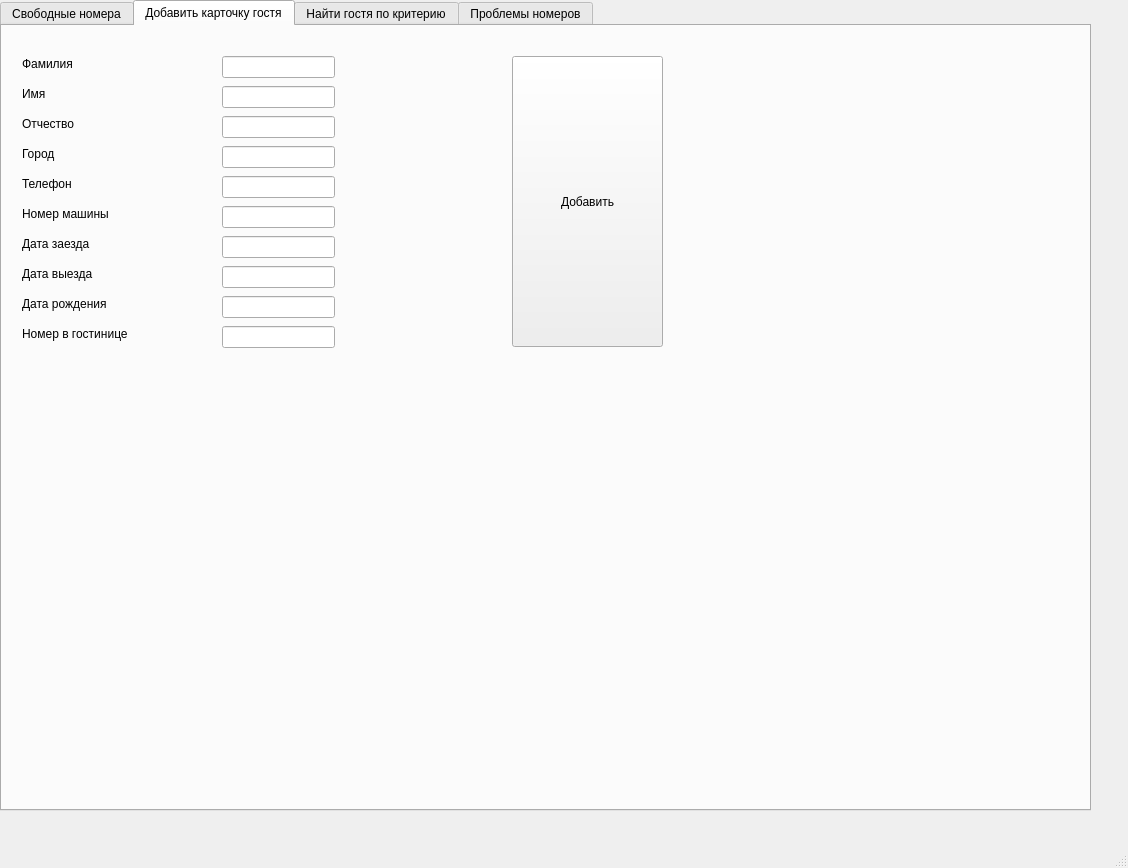
<?xml version="1.0" encoding="UTF-8"?>
<ui version="4.0">
 <class>MainWindow</class>
 <widget class="QMainWindow" name="MainWindow">
  <property name="geometry">
   <rect>
    <x>0</x>
    <y>0</y>
    <width>1128</width>
    <height>868</height>
   </rect>
  </property>
  <property name="windowTitle">
   <string>Личный кабинет администратора</string>
  </property>
  <widget class="QWidget" name="centralwidget">
   <widget class="QTabWidget" name="tabWidget">
    <property name="geometry">
     <rect>
      <x>0</x>
      <y>0</y>
      <width>1091</width>
      <height>811</height>
     </rect>
    </property>
    <property name="sizePolicy">
     <sizepolicy hsizetype="Expanding" vsizetype="Expanding">
      <horstretch>0</horstretch>
      <verstretch>0</verstretch>
     </sizepolicy>
    </property>
    <property name="layoutDirection">
     <enum>Qt::LeftToRight</enum>
    </property>
    <property name="tabPosition">
     <enum>QTabWidget::North</enum>
    </property>
    <property name="tabShape">
     <enum>QTabWidget::Rounded</enum>
    </property>
    <property name="currentIndex">
     <number>1</number>
    </property>
    <widget class="QWidget" name="tab_2">
     <attribute name="title">
      <string>Свободные номера</string>
     </attribute>
     <widget class="QLabel" name="label_10">
      <property name="geometry">
       <rect>
        <x>30</x>
        <y>50</y>
        <width>211</width>
        <height>16</height>
       </rect>
      </property>
      <property name="text">
       <string>Дата заезда - Дата выезда</string>
      </property>
     </widget>
     <widget class="QPushButton" name="pushButton_2">
      <property name="geometry">
       <rect>
        <x>810</x>
        <y>50</y>
        <width>241</width>
        <height>51</height>
       </rect>
      </property>
      <property name="text">
       <string>Показать</string>
      </property>
     </widget>
     <widget class="QTableWidget" name="tableWidget_2">
      <property name="geometry">
       <rect>
        <x>30</x>
        <y>110</y>
        <width>1021</width>
        <height>551</height>
       </rect>
      </property>
      <property name="lineWidth">
       <number>1</number>
      </property>
     </widget>
     <widget class="QWidget" name="layoutWidget">
      <property name="geometry">
       <rect>
        <x>250</x>
        <y>50</y>
        <width>521</width>
        <height>49</height>
       </rect>
      </property>
      <layout class="QVBoxLayout" name="verticalLayout">
       <item>
        <widget class="QLineEdit" name="lineEdit_10"/>
       </item>
       <item>
        <widget class="QLabel" name="label_11">
         <property name="text">
          <string>Формат: ДД/ММ - ДД/ММ</string>
         </property>
         <property name="textFormat">
          <enum>Qt::AutoText</enum>
         </property>
         <property name="alignment">
          <set>Qt::AlignCenter</set>
         </property>
        </widget>
       </item>
      </layout>
     </widget>
     <widget class="QPushButton" name="pushButton_4">
      <property name="geometry">
       <rect>
        <x>30</x>
        <y>690</y>
        <width>481</width>
        <height>71</height>
       </rect>
      </property>
      <property name="text">
       <string>Забронировать</string>
      </property>
     </widget>
     <widget class="QPushButton" name="pushButton_5">
      <property name="geometry">
       <rect>
        <x>570</x>
        <y>690</y>
        <width>481</width>
        <height>71</height>
       </rect>
      </property>
      <property name="text">
       <string>Отменить бронирование</string>
      </property>
     </widget>
    </widget>
    <widget class="QWidget" name="tab_5">
     <attribute name="title">
      <string>Добавить карточку гостя</string>
     </attribute>
     <widget class="QLineEdit" name="lineEdit">
      <property name="geometry">
       <rect>
        <x>220</x>
        <y>30</y>
        <width>113</width>
        <height>22</height>
       </rect>
      </property>
     </widget>
     <widget class="QLineEdit" name="lineEdit_2">
      <property name="geometry">
       <rect>
        <x>220</x>
        <y>60</y>
        <width>113</width>
        <height>22</height>
       </rect>
      </property>
     </widget>
     <widget class="QLineEdit" name="lineEdit_3">
      <property name="geometry">
       <rect>
        <x>220</x>
        <y>90</y>
        <width>113</width>
        <height>22</height>
       </rect>
      </property>
     </widget>
     <widget class="QLineEdit" name="lineEdit_4">
      <property name="geometry">
       <rect>
        <x>220</x>
        <y>120</y>
        <width>113</width>
        <height>22</height>
       </rect>
      </property>
     </widget>
     <widget class="QLineEdit" name="lineEdit_5">
      <property name="geometry">
       <rect>
        <x>220</x>
        <y>150</y>
        <width>113</width>
        <height>22</height>
       </rect>
      </property>
     </widget>
     <widget class="QLabel" name="label">
      <property name="geometry">
       <rect>
        <x>20</x>
        <y>30</y>
        <width>181</width>
        <height>16</height>
       </rect>
      </property>
      <property name="text">
       <string>Фамилия</string>
      </property>
     </widget>
     <widget class="QLabel" name="label_2">
      <property name="geometry">
       <rect>
        <x>20</x>
        <y>60</y>
        <width>181</width>
        <height>16</height>
       </rect>
      </property>
      <property name="text">
       <string>Имя</string>
      </property>
     </widget>
     <widget class="QLabel" name="label_3">
      <property name="geometry">
       <rect>
        <x>20</x>
        <y>90</y>
        <width>181</width>
        <height>16</height>
       </rect>
      </property>
      <property name="text">
       <string>Отчество</string>
      </property>
     </widget>
     <widget class="QLabel" name="label_4">
      <property name="geometry">
       <rect>
        <x>20</x>
        <y>120</y>
        <width>181</width>
        <height>16</height>
       </rect>
      </property>
      <property name="text">
       <string>Город</string>
      </property>
     </widget>
     <widget class="QLabel" name="label_5">
      <property name="geometry">
       <rect>
        <x>20</x>
        <y>150</y>
        <width>181</width>
        <height>16</height>
       </rect>
      </property>
      <property name="text">
       <string>Телефон</string>
      </property>
     </widget>
     <widget class="QLineEdit" name="lineEdit_6">
      <property name="geometry">
       <rect>
        <x>220</x>
        <y>180</y>
        <width>113</width>
        <height>22</height>
       </rect>
      </property>
     </widget>
     <widget class="QLabel" name="label_6">
      <property name="geometry">
       <rect>
        <x>20</x>
        <y>180</y>
        <width>181</width>
        <height>16</height>
       </rect>
      </property>
      <property name="text">
       <string>Номер машины</string>
      </property>
     </widget>
     <widget class="QLineEdit" name="lineEdit_7">
      <property name="geometry">
       <rect>
        <x>220</x>
        <y>210</y>
        <width>113</width>
        <height>22</height>
       </rect>
      </property>
     </widget>
     <widget class="QLabel" name="label_7">
      <property name="geometry">
       <rect>
        <x>20</x>
        <y>240</y>
        <width>181</width>
        <height>16</height>
       </rect>
      </property>
      <property name="text">
       <string>Дата выезда</string>
      </property>
     </widget>
     <widget class="QLineEdit" name="lineEdit_8">
      <property name="geometry">
       <rect>
        <x>220</x>
        <y>240</y>
        <width>113</width>
        <height>22</height>
       </rect>
      </property>
     </widget>
     <widget class="QLabel" name="label_8">
      <property name="geometry">
       <rect>
        <x>20</x>
        <y>270</y>
        <width>181</width>
        <height>16</height>
       </rect>
      </property>
      <property name="text">
       <string>Дата рождения</string>
      </property>
     </widget>
     <widget class="QLabel" name="label_9">
      <property name="geometry">
       <rect>
        <x>20</x>
        <y>300</y>
        <width>181</width>
        <height>16</height>
       </rect>
      </property>
      <property name="text">
       <string>Номер в гостинице</string>
      </property>
     </widget>
     <widget class="QLineEdit" name="lineEdit_9">
      <property name="geometry">
       <rect>
        <x>220</x>
        <y>270</y>
        <width>113</width>
        <height>22</height>
       </rect>
      </property>
     </widget>
     <widget class="QLineEdit" name="lineEdit_11">
      <property name="geometry">
       <rect>
        <x>220</x>
        <y>300</y>
        <width>113</width>
        <height>22</height>
       </rect>
      </property>
     </widget>
     <widget class="QLabel" name="label_12">
      <property name="geometry">
       <rect>
        <x>20</x>
        <y>210</y>
        <width>181</width>
        <height>16</height>
       </rect>
      </property>
      <property name="text">
       <string>Дата заезда</string>
      </property>
     </widget>
     <widget class="QPushButton" name="pushButton_3">
      <property name="geometry">
       <rect>
        <x>510</x>
        <y>30</y>
        <width>151</width>
        <height>291</height>
       </rect>
      </property>
      <property name="text">
       <string>Добавить</string>
      </property>
     </widget>
    </widget>
    <widget class="QWidget" name="tab">
     <attribute name="title">
      <string>Найти гостя по критерию</string>
     </attribute>
     <widget class="QComboBox" name="comboBox">
      <property name="geometry">
       <rect>
        <x>50</x>
        <y>60</y>
        <width>271</width>
        <height>22</height>
       </rect>
      </property>
      <item>
       <property name="text">
        <string>Фамилия</string>
       </property>
      </item>
      <item>
       <property name="text">
        <string>Имя</string>
       </property>
      </item>
      <item>
       <property name="text">
        <string>Период проживания в формате ГГГГ-ММ-ДД:ГГГГ-ММ-ДД</string>
       </property>
      </item>
      <item>
       <property name="text">
        <string>Город</string>
       </property>
      </item>
      <item>
       <property name="text">
        <string>День рождения</string>
       </property>
      </item>
     </widget>
     <widget class="QLineEdit" name="lineEdit_17">
      <property name="geometry">
       <rect>
        <x>350</x>
        <y>60</y>
        <width>511</width>
        <height>22</height>
       </rect>
      </property>
     </widget>
     <widget class="QPushButton" name="pushButton">
      <property name="geometry">
       <rect>
        <x>910</x>
        <y>60</y>
        <width>93</width>
        <height>28</height>
       </rect>
      </property>
      <property name="text">
       <string>Поиск</string>
      </property>
     </widget>
     <widget class="QTableWidget" name="tableWidget">
      <property name="geometry">
       <rect>
        <x>50</x>
        <y>110</y>
        <width>991</width>
        <height>192</height>
       </rect>
      </property>
      <property name="sizeIncrement">
       <size>
        <width>0</width>
        <height>0</height>
       </size>
      </property>
      <property name="baseSize">
       <size>
        <width>0</width>
        <height>0</height>
       </size>
      </property>
      <property name="toolTipDuration">
       <number>-1</number>
      </property>
      <column>
       <property name="text">
        <string>id</string>
       </property>
      </column>
      <column>
       <property name="text">
        <string>Фамилия</string>
       </property>
      </column>
      <column>
       <property name="text">
        <string>Имя</string>
       </property>
      </column>
      <column>
       <property name="text">
        <string>Отчество</string>
       </property>
      </column>
      <column>
       <property name="text">
        <string>Город</string>
       </property>
      </column>
      <column>
       <property name="text">
        <string>Телефон</string>
       </property>
      </column>
      <column>
       <property name="text">
        <string>Номер машины</string>
       </property>
      </column>
      <column>
       <property name="text">
        <string>Дата заезда</string>
       </property>
      </column>
      <column>
       <property name="text">
        <string>Дата выезда</string>
       </property>
      </column>
      <column>
       <property name="text">
        <string>День рождения</string>
       </property>
      </column>
      <column>
       <property name="text">
        <string>Номер проживания</string>
       </property>
      </column>
     </widget>
     <widget class="QLabel" name="label_13">
      <property name="geometry">
       <rect>
        <x>350</x>
        <y>90</y>
        <width>511</width>
        <height>20</height>
       </rect>
      </property>
      <property name="text">
       <string>TextLabel</string>
      </property>
      <property name="alignment">
       <set>Qt::AlignCenter</set>
      </property>
     </widget>
    </widget>
    <widget class="QWidget" name="tab_3">
     <attribute name="title">
      <string>Проблемы номеров</string>
     </attribute>
     <widget class="QTableWidget" name="tableWidget_3">
      <property name="geometry">
       <rect>
        <x>50</x>
        <y>30</y>
        <width>500</width>
        <height>681</height>
       </rect>
      </property>
      <property name="sizePolicy">
       <sizepolicy hsizetype="Minimum" vsizetype="Expanding">
        <horstretch>0</horstretch>
        <verstretch>0</verstretch>
       </sizepolicy>
      </property>
      <property name="frameShape">
       <enum>QFrame::NoFrame</enum>
      </property>
      <property name="verticalScrollBarPolicy">
       <enum>Qt::ScrollBarAsNeeded</enum>
      </property>
      <property name="horizontalScrollBarPolicy">
       <enum>Qt::ScrollBarAsNeeded</enum>
      </property>
      <property name="sizeAdjustPolicy">
       <enum>QAbstractScrollArea::AdjustIgnored</enum>
      </property>
     </widget>
     <widget class="QPushButton" name="pushButton_6">
      <property name="geometry">
       <rect>
        <x>600</x>
        <y>70</y>
        <width>431</width>
        <height>221</height>
       </rect>
      </property>
      <property name="text">
       <string>Добавить проблемы</string>
      </property>
     </widget>
     <widget class="QPushButton" name="pushButton_7">
      <property name="geometry">
       <rect>
        <x>600</x>
        <y>480</y>
        <width>431</width>
        <height>221</height>
       </rect>
      </property>
      <property name="text">
       <string>Обновить информацию</string>
      </property>
     </widget>
    </widget>
   </widget>
  </widget>
  <widget class="QMenuBar" name="menubar">
   <property name="geometry">
    <rect>
     <x>0</x>
     <y>0</y>
     <width>1128</width>
     <height>25</height>
    </rect>
   </property>
  </widget>
  <widget class="QStatusBar" name="statusbar"/>
 </widget>
 <resources/>
 <connections/>
</ui>
